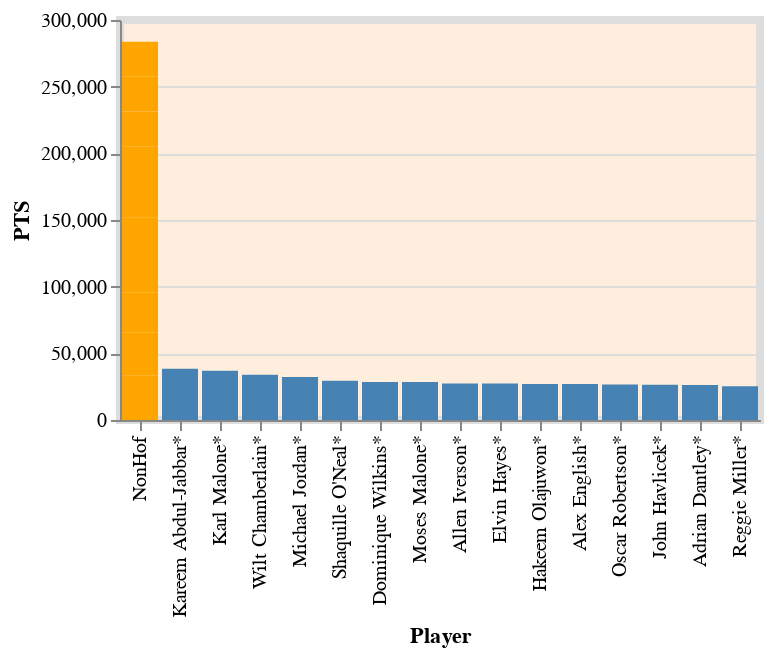

Notebook code cell kept with this figure:
### Code cell
alt.data_transformers.disable_max_rows()

chart = alt.Chart(tf).mark_bar().encode(
    x=alt.X('Player', sort = '-y'), 
    y= alt.Y("PTS:Q"),
    color=alt.condition(
        alt.datum.Player == 'NonHof',  # If the year is 1810 this test returns True,
        alt.value('orange'),     # which sets the bar orange.
        alt.value('steelblue')   # And if it's not true it sets the bar steelblue.
    )
    
)

chart.configure_view(
    continuousHeight=200,
    continuousWidth=200,
    strokeWidth=4,
    fill='#FFEEDD',
    
)

### Figure 1 — Vega-Lite specification as saved in the notebook (floating-point values rounded to 4 significant figures)
{"config": {"view": {"continuousWidth": 200, "continuousHeight": 200, "fill": "#FFEEDD", "strokeWidth": 4}}, "data": {"name": "data-35ae28e478245bf319657fc50ace96f0"}, "mark": "bar", "encoding": {"color": {"condition": {"value": "orange", "test": "(datum.Player === 'NonHof')"}, "value": "steelblue"}, "x": {"type": "nominal", "field": "Player", "sort": "-y"}, "y": {"type": "quantitative", "field": "PTS"}}, "$schema": "https://vega.github.io/schema/vega-lite/v4.0.2.json", "datasets": {"data-35ae28e478245bf319657fc50ace96f0": [{"Player": "Kareem Abdul-Jabbar*", "PTS": 38390.0}, {"Player": "Karl Malone*", "PTS": 36930.0}, {"Player": "Wilt Chamberlain*", "PTS": 33950.0}, {"Player": "NonHof", "PTS": 33640.0}, {"Player": "Michael Jordan*", "PTS": 32290.0}, {"Player": "NonHof", "PTS": 31850.0}, {"Player": "NonHof", "PTS": 30260.0}, {"Player": "Shaquille O'Neal*", "PTS": 29430.0}, {"Player": "NonHof", "PTS": 28790.0}, {"Player": "Dominique Wilkins*", "PTS": 28590.0}, {"Player": "Moses Malone*", "PTS": 28490.0}, {"Player": "NonHof", "PTS": 27460.0}, {"Player": "Allen Iverson*", "PTS": 27460.0}, {"Player": "Elvin Hayes*", "PTS": 27310.0}, {"Player": "Hakeem Olajuwon*", "PTS": 26950.0}, {"Player": "Alex English*", "PTS": 26930.0}, {"Player": "Oscar Robertson*", "PTS": 26710.0}, {"Player": "NonHof", "PTS": 26500.0}, {"Player": "NonHof", "PTS": 26400.0}, {"Player": "John Havlicek*", "PTS": 26400.0}, {"Player": "NonHof", "PTS": 26390.0}, {"Player": "Adrian Dantley*", "PTS": 26270.0}, {"Player": "NonHof", "PTS": 26220.0}, {"Player": "NonHof", "PTS": 26130.0}, {"Player": "Reggie Miller*", "PTS": 25280.0}]}}
